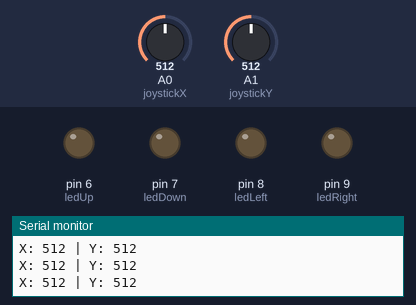
Bench run of a sketch on a simulated Arduino Uno, built with avr-gcc and run on an emulated ATmega328P. Shown: output pins drawn as LEDs (lit = HIGH), the last lines printed to the serial monitor. Inputs (shaded band) come from the test bench; at power-on: A0 (joystickX) = 512, A1 (joystickY) = 512.

Above: at 1.2 s.
1.3 s: A0 (joystickX) set to 595
2.8 s: A0 (joystickX) set to 625
At 3.8 s:
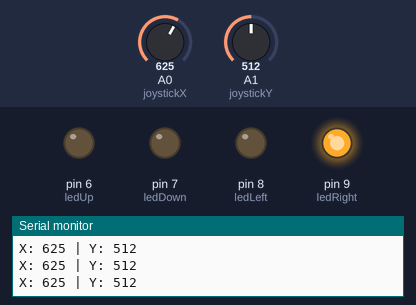
4.3 s: A1 (joystickY) set to 595
5.8 s: A1 (joystickY) set to 620
At 6.7 s:
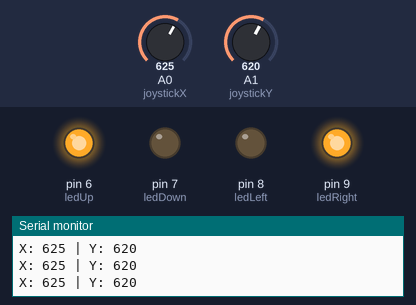
7.3 s: A0 (joystickX) set to 511
At 8.3 s:
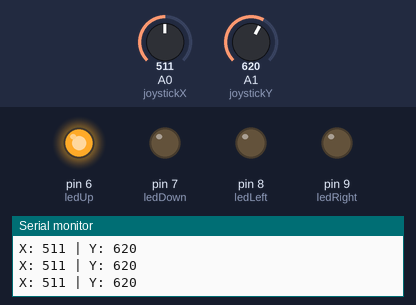
8.8 s: A1 (joystickY) set to 306
At 9.8 s:
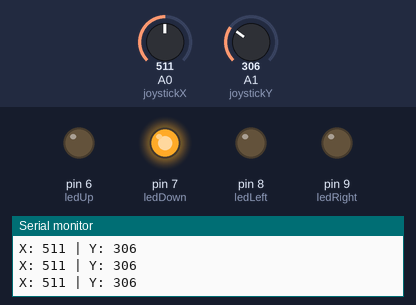
Timing chart, 0 to 11.3 s (numbered marks = the images above; inputs shaded):
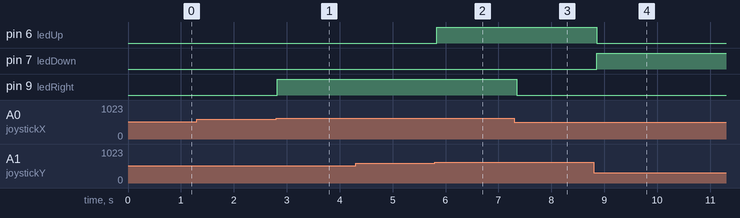

Measured:
- the behaviour switches between 612 and 613 on A0 (joystickX) (found by bisection; images 0 and 1)
- the behaviour switches between 612 and 613 on A1 (joystickY) (found by bisection; images 1 and 2)
- after the input at 2.8 s, pin 9 (ledRight): LOW → HIGH at once
- after the input at 5.8 s, pin 6 (ledUp): LOW → HIGH at once
- after the input at 7.3 s, pin 9 (ledRight): HIGH → LOW after 0.05 s
- after the input at 8.8 s, pin 6 (ledUp): HIGH → LOW after 0.06 s; pin 7 (ledDown): LOW → HIGH after 0.06 s

The sketch:

hand.ino
```cpp
const int joystickX = A0;  // X-axis
const int joystickY = A1;  // Y-axis
const int ledUp = 6;       // LED for Up
const int ledDown = 7;     // LED for Down
const int ledLeft = 8;     // LED for Left
const int ledRight = 9;    // LED for Right

const int threshold = 100; // Sensitivity threshold
const int center = 512;    // Center value of joystick

void setup() {
  pinMode(ledUp, OUTPUT);
  pinMode(ledDown, OUTPUT);
  pinMode(ledLeft, OUTPUT);
  pinMode(ledRight, OUTPUT);
  Serial.begin(9600);
}

void loop() {
  int xValue = analogRead(joystickX);
  int yValue = analogRead(joystickY);

  // Turn on LEDs based on joystick direction
  if (yValue > center + threshold) {
    digitalWrite(ledUp, HIGH);  // Turn on UP LED
  } else {
    digitalWrite(ledUp, LOW);   // Turn off UP LED
  }

  if (yValue < center - threshold) {
    digitalWrite(ledDown, HIGH); // Turn on DOWN LED
  } else {
    digitalWrite(ledDown, LOW);  // Turn off DOWN LED
  }

  if (xValue < center - threshold) {
    digitalWrite(ledLeft, HIGH); // Turn on LEFT LED
  } else {
    digitalWrite(ledLeft, LOW);  // Turn off LEFT LED
  }

  if (xValue > center + threshold) {
    digitalWrite(ledRight, HIGH); // Turn on RIGHT LED
  } else {
    digitalWrite(ledRight, LOW);  // Turn off RIGHT LED
  }

  // Print values for debugging
  Serial.print("X: ");
  Serial.print(xValue);
  Serial.print(" | Y: ");
  Serial.println(yValue);

  delay(100);
}
```
